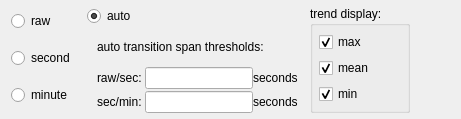
           <widget class="QWidget" name="trendTab">
            <attribute name="title">
             <string>trend</string>
            </attribute>
            <layout class="QHBoxLayout" name="horizontalLayout_21">
             <property name="spacing">
              <number>12</number>
             </property>
             <property name="topMargin">
              <number>6</number>
             </property>
             <property name="bottomMargin">
              <number>6</number>
             </property>
             <item>
              <layout class="QVBoxLayout" name="verticalLayout_2">
               <item>
                <widget class="QRadioButton" name="trendRawSelect">
                 <property name="toolTip">
                  <string>display raw data only</string>
                 </property>
                 <property name="text">
                  <string>raw</string>
                 </property>
                </widget>
               </item>
               <item>
                <widget class="QRadioButton" name="trendSecSelect">
                 <property name="toolTip">
                  <string>display second trend data only</string>
                 </property>
                 <property name="text">
                  <string>second</string>
                 </property>
                </widget>
               </item>
               <item>
                <widget class="QRadioButton" name="trendMinSelect">
                 <property name="toolTip">
                  <string>display minute trend data only</string>
                 </property>
                 <property name="text">
                  <string>minute</string>
                 </property>
                </widget>
               </item>
              </layout>
             </item>
             <item>
              <layout class="QVBoxLayout" name="verticalLayout_10">
               <property name="spacing">
                <number>0</number>
               </property>
               <property name="leftMargin">
                <number>0</number>
               </property>
               <item>
                <widget class="QRadioButton" name="trendAutoSelect">
                 <property name="toolTip">
                  <string>auto switch trend based on span</string>
                 </property>
                 <property name="text">
                  <string>auto</string>
                 </property>
                 <property name="checked">
                  <bool>true</bool>
                 </property>
                </widget>
               </item>
               <item>
                <layout class="QHBoxLayout" name="horizontalLayout_24">
                 <property name="spacing">
                  <number>0</number>
                 </property>
                 <property name="leftMargin">
                  <number>10</number>
                 </property>
                 <item>
                  <widget class="QFrame" name="trendThreshGroup">
                   <property name="maximumSize">
                    <size>
                     <width>2200</width>
                     <height>16777215</height>
                    </size>
                   </property>
                   <property name="styleSheet">
                    <string notr="true"/>
                   </property>
                   <property name="frameShape">
                    <enum>QFrame::NoFrame</enum>
                   </property>
                   <layout class="QVBoxLayout" name="verticalLayout_7">
                    <property name="spacing">
                     <number>0</number>
                    </property>
                    <property name="leftMargin">
                     <number>0</number>
                    </property>
                    <property name="topMargin">
                     <number>0</number>
                    </property>
                    <property name="rightMargin">
                     <number>0</number>
                    </property>
                    <property name="bottomMargin">
                     <number>0</number>
                    </property>
                    <item>
                     <widget class="QLabel" name="label_12">
                      <property name="text">
                       <string>auto transition span thresholds:</string>
                      </property>
                      <property name="margin">
                       <number>0</number>
                      </property>
                      <property name="indent">
                       <number>-1</number>
                      </property>
                     </widget>
                    </item>
                    <item>
                     <layout class="QFormLayout" name="formLayout_5">
                      <property name="sizeConstraint">
                       <enum>QLayout::SetDefaultConstraint</enum>
                      </property>
                      <property name="labelAlignment">
                       <set>Qt::AlignRight|Qt::AlignTrailing|Qt::AlignVCenter</set>
                      </property>
                      <property name="horizontalSpacing">
                       <number>3</number>
                      </property>
                      <property name="verticalSpacing">
                       <number>2</number>
                      </property>
                      <item row="1" column="0">
                       <widget class="QLabel" name="label_13">
                        <property name="text">
                         <string>raw/sec:</string>
                        </property>
                       </widget>
                      </item>
                      <item row="2" column="0">
                       <widget class="QLabel" name="label_14">
                        <property name="text">
                         <string>sec/min:</string>
                        </property>
                       </widget>
                      </item>
                      <item row="1" column="1">
                       <layout class="QHBoxLayout" name="horizontalLayout_5">
                        <item>
                         <widget class="QLineEdit" name="trendRawSecThresh">
                          <property name="sizePolicy">
                           <sizepolicy hsizetype="Minimum" vsizetype="Minimum">
                            <horstretch>0</horstretch>
                            <verstretch>0</verstretch>
                           </sizepolicy>
                          </property>
                         </widget>
                        </item>
                        <item>
                         <widget class="QLabel" name="label_8">
                          <property name="text">
                           <string>seconds</string>
                          </property>
                         </widget>
                        </item>
                       </layout>
                      </item>
                      <item row="2" column="1">
                       <layout class="QHBoxLayout" name="horizontalLayout_15">
                        <item>
                         <widget class="QLineEdit" name="trendSecMinThresh">
                          <property name="sizePolicy">
                           <sizepolicy hsizetype="Minimum" vsizetype="Minimum">
                            <horstretch>0</horstretch>
                            <verstretch>0</verstretch>
                           </sizepolicy>
                          </property>
                         </widget>
                        </item>
                        <item>
                         <widget class="QLabel" name="label_9">
                          <property name="text">
                           <string>seconds</string>
                          </property>
                         </widget>
                        </item>
                       </layout>
                      </item>
                     </layout>
                    </item>
                   </layout>
                  </widget>
                 </item>
                </layout>
               </item>
              </layout>
             </item>
             <item>
              <widget class="QGroupBox" name="groupBox">
               <property name="toolTip">
                <string>which trends will be displayed</string>
               </property>
               <property name="title">
                <string>trend display:</string>
               </property>
               <layout class="QVBoxLayout" name="verticalLayout_8">
                <property name="leftMargin">
                 <number>6</number>
                </property>
                <property name="topMargin">
                 <number>6</number>
                </property>
                <property name="rightMargin">
                 <number>6</number>
                </property>
                <property name="bottomMargin">
                 <number>6</number>
                </property>
                <item>
                 <widget class="QCheckBox" name="trendMaxVisibility">
                  <property name="text">
                   <string>max</string>
                  </property>
                  <property name="checked">
                   <bool>true</bool>
                  </property>
                 </widget>
                </item>
                <item>
                 <widget class="QCheckBox" name="trendMeanVisibility">
                  <property name="text">
                   <string>mean</string>
                  </property>
                  <property name="checked">
                   <bool>true</bool>
                  </property>
                 </widget>
                </item>
                <item>
                 <widget class="QCheckBox" name="trendMinVisibility">
                  <property name="text">
                   <string>min</string>
                  </property>
                  <property name="checked">
                   <bool>true</bool>
                  </property>
                 </widget>
                </item>
               </layout>
              </widget>
             </item>
             <item>
              <spacer name="horizontalSpacer_4">
               <property name="orientation">
                <enum>Qt::Horizontal</enum>
               </property>
               <property name="sizeHint" stdset="0">
                <size>
                 <width>40</width>
                 <height>20</height>
                </size>
               </property>
              </spacer>
             </item>
            </layout>
           </widget>
